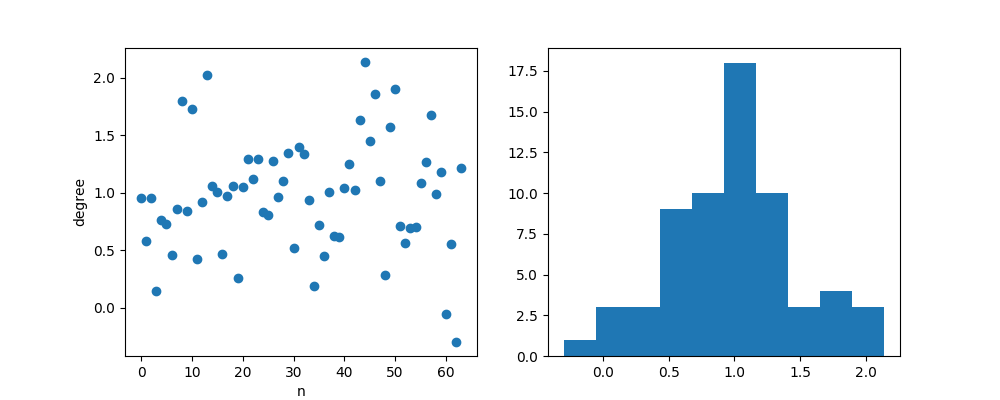

This figure's Python source:
import numpy as np
import matplotlib.pyplot as plt
 
N = 64

x = np.random.normal(1.0, 0.5, N)

fig, (axL, axR) = plt.subplots(ncols=2, figsize=(10,4))

axL.set_xlabel("n")
axL.set_ylabel("degree")
axL.plot(x, 'o')

# ヒストグラムを出力
axR.hist(x)

fig.show()
fig.savefig("4_10_b.png")